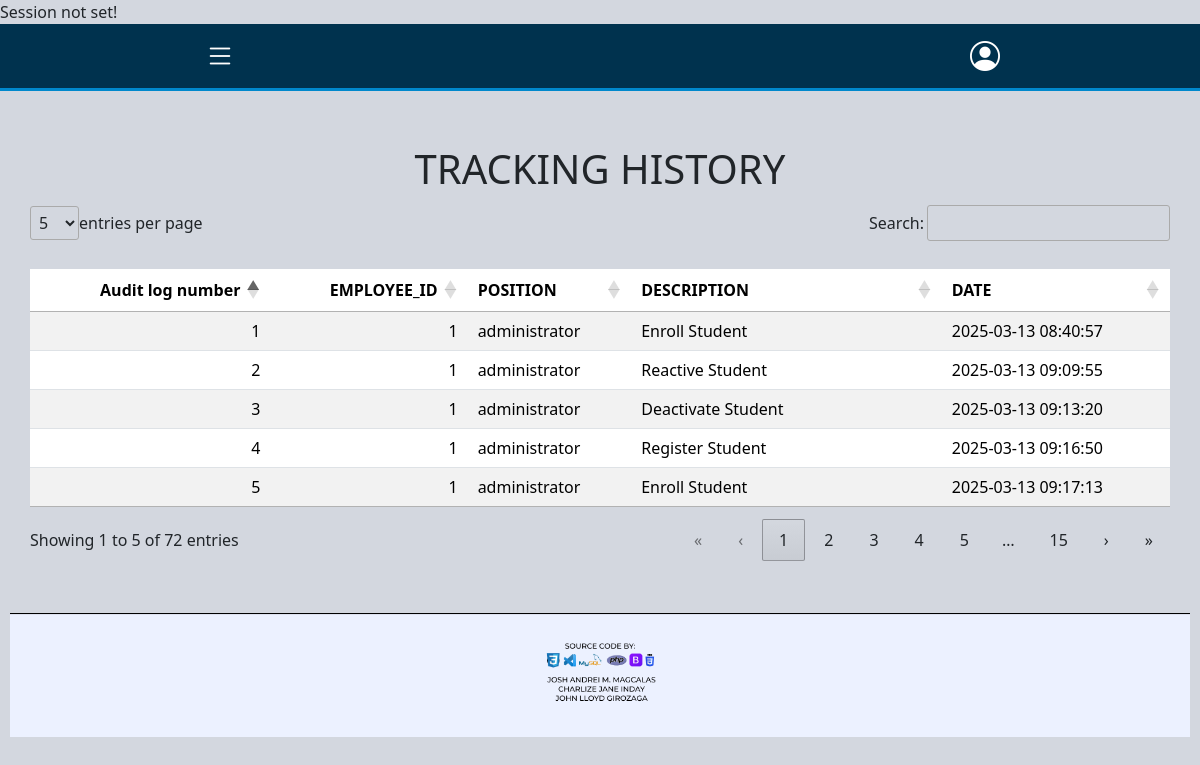
The page /website/audit-log.php on the database its author committed.
### tables this page shows
CREATE TABLE `tbl_audit_log` (
  `audit_no` int(11) NOT NULL,
  `employee_id` int(11) DEFAULT NULL,
  `position` enum('administrator','admission','cashier','') NOT NULL,
  `description` text NOT NULL,
  `timestamp` timestamp NOT NULL DEFAULT current_timestamp()
);

### website/audit-log.php (the view, shortened to what this page needs)
<?php
include "../database/dbconnect.php";
include"../Layouts/navbar.php";
try {
    $sql = "SELECT * FROM tbl_audit_log ORDER BY timestamp DESC;";
    $result = $conn->query($sql);
} catch (Exception $e) {
    echo "Error: " . $e->getMessage();
}
?>
<!DOCTYPE html>
<html lang="en">
<head>
    <link rel="stylesheet" href="/bootstrap/css/bootstrap.css">
    <link rel="stylesheet" href="/DataTables/datatables.min.css">
    <link href="https://cdn.jsdelivr.net/npm/bootstrap@5.3.2/dist/css/bootstrap.min.css" rel="stylesheet">
    <link href="https://cdn.jsdelivr.net/npm/bootstrap-icons/font/bootstrap-icons.css" rel="stylesheet">
    <link rel="stylesheet" href="https://cdnjs.cloudflare.com/ajax/libs/font-awesome/6.7.2/css/all.min.css">
    <link rel="stylesheet" href="../DataTables/datatables.css">
    <link rel="stylesheet" href="https://cdn.datatables.net/1.13.6/css/jquery.dataTables.min.css">
</head>
<body>
    <div class="container mt-4">
        <h1 class="text-center">TRACKING HISTORY</h1>
            <table id="tracking-list" class="table table-striped mt-3">
                <thead>
                    <tr>
                        <th>Audit log number</th>
                        <th>EMPLOYEE_ID</th>
                        <th>POSITION</th>
                        <th>DESCRIPTION</th>
                        <th>DATE</th>
                    </tr>
                </thead>
                <tbody>
                <?php if (!empty($result)): ?>
                    <?php foreach ($result as $row): ?>
                        <tr>
                        <td><?= htmlspecialchars($row['audit_no']) ?></td>
                        <td><?= htmlspecialchars($row['employee_id']) ?></td>
                        <td><?= htmlspecialchars($row['position']) ?></td>
                        <td><?= htmlspecialchars($row['description']) ?></td>
                        <td><?= htmlspecialchars($row['timestamp']) ?></td>
                        </tr>
                        <?php endforeach; ?>
                    <?php else: ?>
                        <tr>
                            <td colspan="7" class="text-center">No tracking history</td>
                        </tr>
                    <?php endif; ?>
                </tbody>
            </table>
    </div>
    <div class="footer">
        <img src="../images/FOOTER.png" alt="Footer" class="footer-img">
    </div>
</body>
</html>

### DataTables/datatables.css (style rules this page uses)
:root { --dt-row-selected: 13, 110, 253; --dt-row-selected-text: 255, 255, 255; --dt-row-selected-link: 9, 10, 11; --dt-row-stripe: 0, 0, 0; --dt-row-hover: 0, 0, 0; --dt-column-ordering: 0, 0, 0; --dt-html-background: white; }
table.dataTable thead > tr > th.dt-orderable-asc, table.dataTable thead > tr > th.dt-orderable-desc, table.dataTable thead > tr > th.dt-ordering-asc, table.dataTable thead > tr > th.dt-ordering-desc, table.dataTable thead > tr > td.dt-orderable-asc, table.dataTable thead > tr > td.dt-orderable-desc, table.dataTable thead > tr > td.dt-ordering-asc, table.dataTable thead > tr > td.dt-ordering-desc { position: relative; padding-right: 30px; }
table.dataTable thead > tr > th.dt-orderable-asc, table.dataTable thead > tr > th.dt-orderable-desc, table.dataTable thead > tr > td.dt-orderable-asc, table.dataTable thead > tr > td.dt-orderable-desc { cursor: pointer; }
table.dataTable th, table.dataTable td { box-sizing: border-box; }
table.dataTable th.dt-type-numeric, table.dataTable th.dt-type-date, table.dataTable td.dt-type-numeric, table.dataTable td.dt-type-date { text-align: right; }
table.dataTable thead th, table.dataTable thead td, table.dataTable tfoot th, table.dataTable tfoot td { text-align: left; }
:root { --dt-row-hover-alpha: 0.035; --dt-row-stripe-alpha: 0.023; --dt-column-ordering-alpha: 0.019; --dt-row-selected-stripe-alpha: 0.923; --dt-row-selected-column-ordering-alpha: 0.919; }
table.dataTable { width: 100%; margin: 0 auto; border-spacing: 0; }
table.dataTable thead th, table.dataTable tfoot th { font-weight: bold; }
table.dataTable > thead > tr > th, table.dataTable > thead > tr > td { padding: 10px; border-bottom: 1px solid rgba(0, 0, 0, 0.3); }
table.dataTable > tbody > tr { background-color: transparent; }
table.dataTable > tbody > tr:first-child > * { border-top: none; }
table.dataTable > tbody > tr:last-child > * { border-bottom: none; }
table.dataTable > tbody > tr > th, table.dataTable > tbody > tr > td { padding: 8px 10px; }
div.dt-container div.dt-layout-full > *:only-child { margin-left: auto; margin-right: auto; }
div.dt-container.dt-empty-footer tbody > tr:last-child > * { border-bottom: 1px solid rgba(0, 0, 0, 0.3); }

### Layouts/navbar.php (style rules this page uses)
body { background-color: #d3d7df; margin: 0; padding: 0; }

### website/audit-log.php (style rules this page uses)
body { background-color: #d3d7df; margin: 0; padding: 0; }
.container { max-width: 1300px; margin: auto; padding: 30px; }
.footer { text-align: center; padding: 10px; color: white; position: relative; width: 100%; }
.footer-img { max-width: 100%; height: auto; }

### rows shown on the page
tbl_audit_log: audit_no "5", employee "1", position "administrator", description "Enroll Student", timestamp "2025-03-13 09:17:13"
tbl_audit_log: audit_no "4", employee "1", position "administrator", description "Register Student", timestamp "2025-03-13 09:16:50"
tbl_audit_log: audit_no "3", employee "1", position "administrator", description "Deactivate Student", timestamp "2025-03-13 09:13:20"
tbl_audit_log: audit_no "2", employee "1", position "administrator", description "Reactive Student", timestamp "2025-03-13 09:09:55"
tbl_audit_log: audit_no "1", employee "1", position "administrator", description "Enroll Student", timestamp "2025-03-13 08:40:57"
